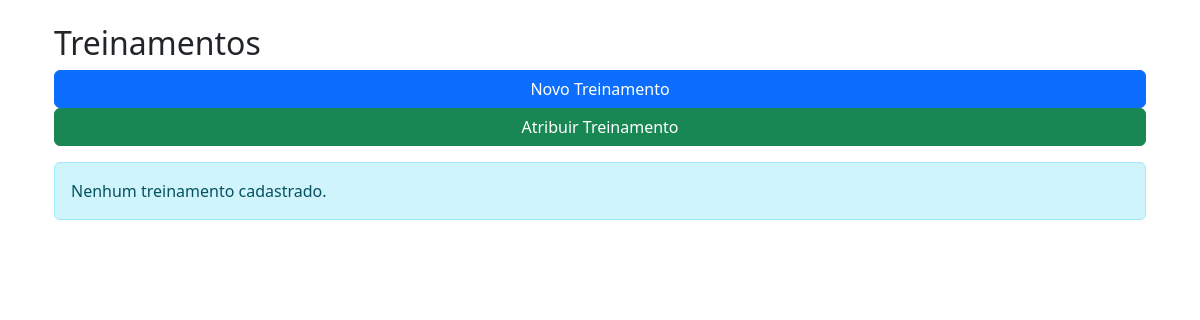
/treinamentos/, run on an earlier commit of the app's database.
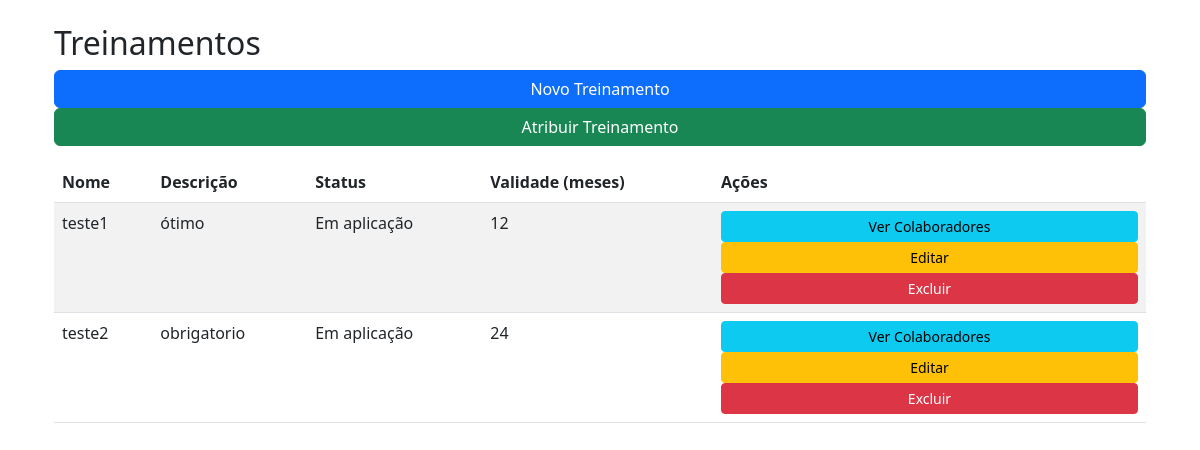
And on a later commit of the database.
### treinamentos/models.py (models this page shows, shortened)
class Treinamento(models.Model):
    STATUS_CHOICES = [
        ('naorealizado', 'Não Realizado'),
        ('emandamento', 'Em aplicação'),
        ('concluido', 'Concluído')
    ]
    nome = models.CharField(max_length=200)
    descricao = models.CharField(max_length=200)
    status = models.CharField(max_length=20, choices=STATUS_CHOICES, default='naorealizado')
    prazo_validade = models.IntegerField(help_text='Validade do treinamento em meses')
    colaboradores = models.ManyToManyField('colaboradores.Colaborador', through='colaboradores.TreinamentoColaborador', related_name='treinamentos_associados')

### treinamentos/views.py (the view)
# urls.py: path('', views.listar_treinamentos, name='listar_treinamentos'),
def listar_treinamentos(request):
    treinamentos = Treinamento.objects.all()
    return render(request, 'treinamentos/listar_treinamentos.html', {'treinamentos': treinamentos})

### treinamentos/templates/treinamentos/listar_treinamentos.html (shortened to what this page needs)
{% extends 'base.html' %}
{% block content %}
<div class="container">
    <h2>Treinamentos</h2>
    <div class="mb-3">
        <a href="{% url 'cadastrar_treinamento' %}" class="btn btn-primary">Novo Treinamento</a>
        <a href="{% url 'atribuir_treinamento' %}" class="btn btn-success">Atribuir Treinamento</a>
    </div>
    {% if treinamentos %}
    <table class="table table-striped">
        <thead>
            <tr>
                <th>Nome</th>
                <th>Descrição</th>
                <th>Status</th>
                <th>Validade (meses)</th>
                <th>Ações</th>
            </tr>
        </thead>
        <tbody>
            {% for treinamento in treinamentos %}
            <tr>
                <td>{{ treinamento.nome }}</td>
                <td>{{ treinamento.descricao }}</td>
                <td>{{ treinamento.get_status_display }}</td>
                <td>{{ treinamento.prazo_validade }}</td>
                <td>
                    <a href="{% url 'listar_colaboradores_treinamento' treinamento.id %}" class="btn btn-sm btn-info">Ver Colaboradores</a>
                    <a href="{% url 'editar_treinamento' treinamento.id %}" class="btn btn-sm btn-warning">Editar</a>
                    <a href="{% url 'excluir_treinamento' treinamento.id %}" class="btn btn-sm btn-danger" onclick="return confirm('Tem certeza que deseja excluir este treinamento?')">Excluir</a>
                </td>
            </tr>
            {% endfor %}
        </tbody>
    </table>
    {% else %}
    <div class="alert alert-info">
        Nenhum treinamento cadastrado.
    </div>
    {% endif %}
</div>
{% endblock %}

### templates/base.html (shortened to what this page needs)
{% load static %}
<!DOCTYPE html>
<html lang="pt-br">
<head>
    <link href="https://cdn.jsdelivr.net/npm/bootstrap@5.3.0-alpha1/dist/css/bootstrap.min.css" rel="stylesheet">
    <link href="https://cdn.jsdelivr.net/npm/bootstrap-icons/font/bootstrap-icons.css" rel="stylesheet">
    <link rel="stylesheet" href="{% static 'css/base.css' %}">
</head>
<body>
    <div class="container mt-4">
        {% block content %}
{% endblock %}
    </div>
</body>
</html>

### static/css/base.css (style rules this page uses)
.container { min-height: 100vh; }
.btn { width: 100%; }

What changed in the data, as far as the page shows it:
added Treinamento: nome "teste1", descricao "ótimo", status "Em aplicação", prazo_validade "12"
added Treinamento: nome "teste2", descricao "obrigatorio", status "Em aplicação", prazo_validade "24"
Also different on the page:
text no longer shown: "Nenhum treinamento cadastrado."
text now shown: "Nome Descrição Status Validade (meses) Ações"
